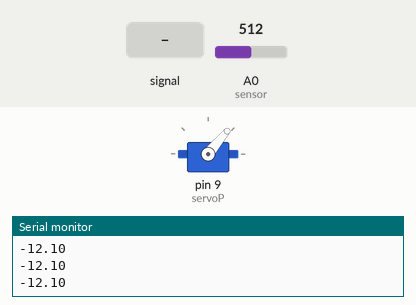
Recording of a sketch running on a simulated Arduino Uno, built with avr-gcc and run on an emulated ATmega328P. Shown: servo, the last lines printed to the serial monitor. The inputs (shaded band) are chosen by the test bench; at power-on: A0 (sensor) = 512.

Above: at 1.2 s.
1.3 s: A0 (sensor) fed a 2 Hz sine of ±306 counts around its level
At 1.89 s:
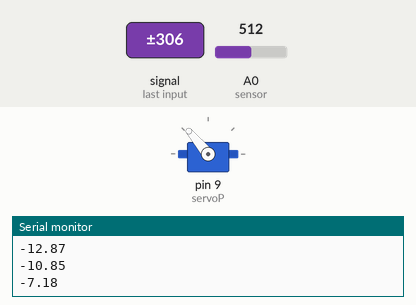
4.3 s: A0 (sensor) set to 122
5.8 s: A0 (sensor) fed a 200 Hz sine of ±81 counts around its level
At 6.02 s:
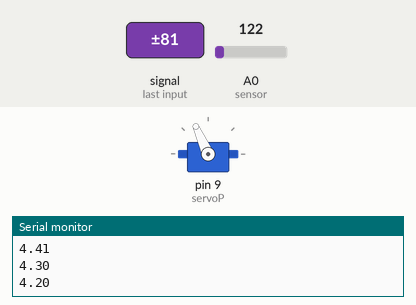
8.8 s: A0 (sensor) set to 30
10.3 s: A0 (sensor) set to 306
At 11.5 s:
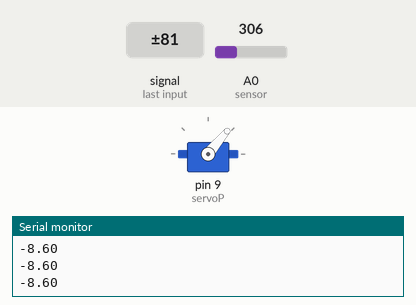
Timing chart, 0 to 12.8 s (numbered marks = the images above; inputs shaded):
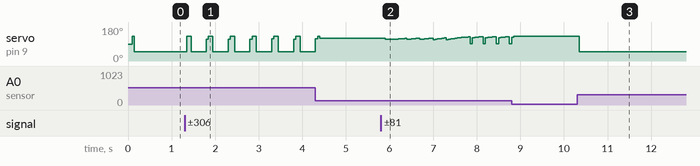

The sketch:

controlBolaBalanza.ino
```cpp
/*
 * Taller de Control - 2020-01
 * Grupo 7
 * Código de control para el sistema Bola-Balanza
 *           Santiago Martínez
 *
 * Octubre 14, 2021
 */

/* ----------------------------------------------------
 * LIBRERÍAS
 * ----------------------------------------------------
 */

// Control del Servomotor
#include <Arduino.h>
#include <Servo.h>
#include <Wire.h>


/* ----------------------------------------------------
 * CONSTANTES
 * ----------------------------------------------------
 */

// Pines a utilizar del Arduino
#define servoP  9       // Pin para el control del Servo (PWM)
#define sensor  A0      // Pin para lectura del Sensor SHARP

// Máximos y Mínimos de la salida del control
#define MAXLIM 40       // Delta de Ángulo máximo permitido para el Servo
#define MINLIM -40      // Delta de Ángulo mínimo permitido para el Servo

// Periodo de muestreo de la señal y ciclo de control, en ms
#define periodo 50

// Ganancias sintonizadas del PID
const float Kp = 7;       // Constante Proporcional del sistema
const float Ki = 0;       // Constante Integral del sistema
const float Kd = 2500;    // Constante Derivativa del sistema


/* ----------------------------------------------------
 * OBJETOS
 * ----------------------------------------------------
 */

// Objeto que representa el servo
Servo servo;


/* ----------------------------------------------------
 * VARIABLES
 * ----------------------------------------------------
 */

// Tiempo de ejecución del programa
unsigned long timeAcc = 0;  //                                [ms]

// Variables de estado y mediciones
float setPoint = 17.3;    // SetPoint deseado del sistema     [cm]
float distancia = 0.0;    // Distancia medida por el sensor   [cm]
float error = 0.0;        // Error en de la planta            [cm]

// Memoria de Control
float prop = 0.0;
float inte = 0.0;
float deri = 0.0;
float PIDout = 0.0;
float distPrev = 0.0;     // Distancia previa medida          [cm]
float errorPrev = 0.0;    // Error previo de la planta        [cm]

// Ángulo del servo
int angServo = 90;        //                                  [°]


/* ----------------------------------------------------
 * MAIN
 * ----------------------------------------------------
 */

void setup()
{
  Serial.begin(9600);     // Inicia el puerto serial

  servo.attach(servoP);   // Establece el pin PWM por le cual se controla el Servo
  servo.write(angServo);  // Pone horizontal el riel

  // Obtiene la distancia y el error para evitar un inicio brusco
  distancia = getDistancia(50);
  error = distancia - setPoint;

  timeAcc = millis();     // Actualiza el tiempo de ejecución
}

void loop()
{
  // Comprueba si se ha cumplido el periodo de muestreo de señales
  if(millis() >= timeAcc + periodo)
  {
    // Actualizar tiempo actual de ejecución
    timeAcc = millis();

    // Obtiene la distancia como promedio de 50 mediciones y calcula el error
    distancia = getDistancia(300);
    error = distancia - setPoint;

    // Proporcional
    prop = Kp * error;

    // Integral
    inte = inte + ((Ki*periodo)/2)*(error + errorPrev);

    // Derivativo
    deri = (Kd*(distancia - distPrev)/periodo);

    // Salida del PID
    PIDout = prop + inte + deri;
    if(PIDout < MINLIM)       {PIDout = MINLIM;}
    else if(PIDout > MAXLIM)  {PIDout = MAXLIM;}

    // Actualizar la memoria del control
    distPrev = distancia;
    errorPrev = error;

    // Actualiza el ángulo con el control calcualdo
    angServo = 90 + PIDout;

    Serial.println(error);

    servo.write(angServo);
  }

}


/* ----------------------------------------------------
 * MÉTODOS Y FUNCIONES
 * ----------------------------------------------------
 */

// Método que retorna la distancia leída por el sensor. Promedio de n mediciones
float getDistancia(int n)
{
  // Suma del valor digital del ADC obtenido
  float sum=0;
  for(int i=0;i<n;i++)
  {
    // Conversión de la lectura a voltaje
    sum += analogRead(sensor) * 0.0048828125;
  }

  // Fórmula para convertir de voltaje a distancia según Datasheet
  float d = 13*pow(sum/n, -1);            // d = 13*voltaje^(-1)

  // Limitar a máximos del rango del sensor
  if(d <= 4)
  {
    d = 4.0;
  }
  else if(d >= 30)
  {
    d = 30.0;
  }

  return d;
}
```

Measured:
- after the input at 1.3 s, servo on pin 9 (servoP): ramps from 50° to 130° and jumps back, once every 0.50 s
- after the input at 10.3 s, servo on pin 9 (servoP): 130° → 50° after 0.05 s
